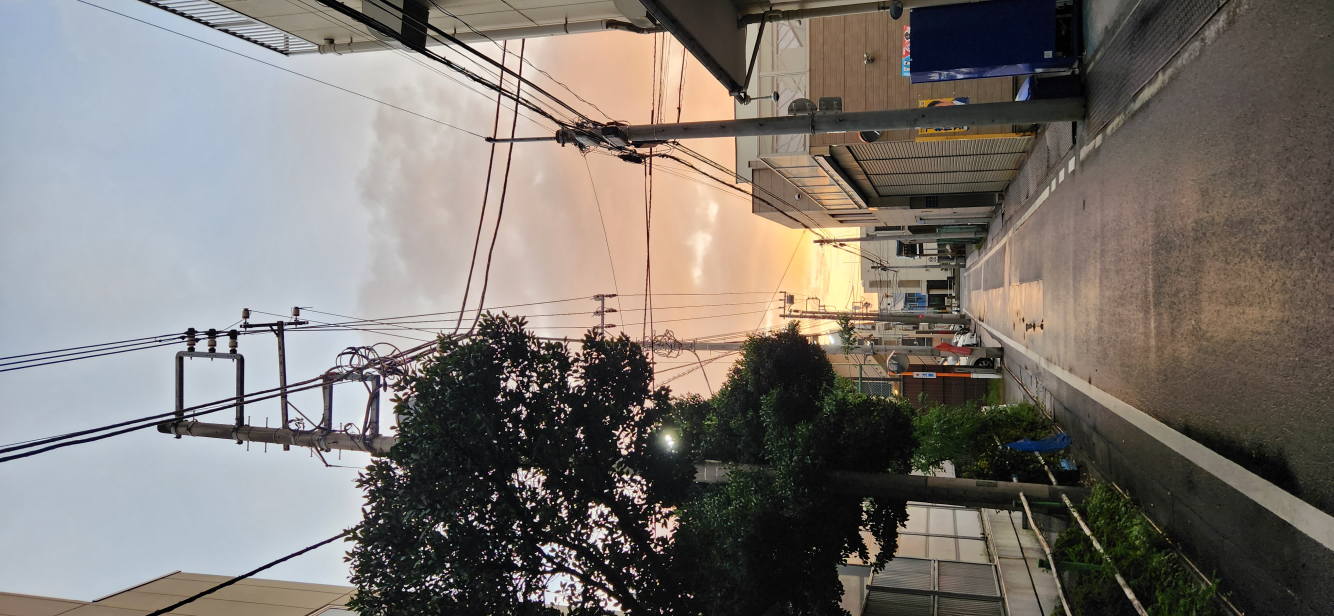
#> input picture 21.사진을그림으로변환하기/사진.jpg, 4000 x 1848 px (shown at 1/3 size)
$ python main21-1.py
#> lines starting #> are read from the running program, lines starting #| are printed output that depends on the picture
import numpy as np
import cv2

ff = np.fromfile(r'/Users/isaemmi/Desktop/pyProject/21.사진을그림으로변환하기/사진.jpg',np.uint8)
img = cv2.imdecode(ff,cv2.IMREAD_UNCHANGED)
#> img is the input picture: shape (1848, 4000, 3); mean B, G, R 112.3, 117.5, 123.1
img = cv2.resize(img, dsize=(0,0), fx=1.0, fy=1.0, interpolation=cv2.INTER_LINEAR)

cartoon_img = cv2.stylization(img, sigma_s=100, sigma_r=0.1)
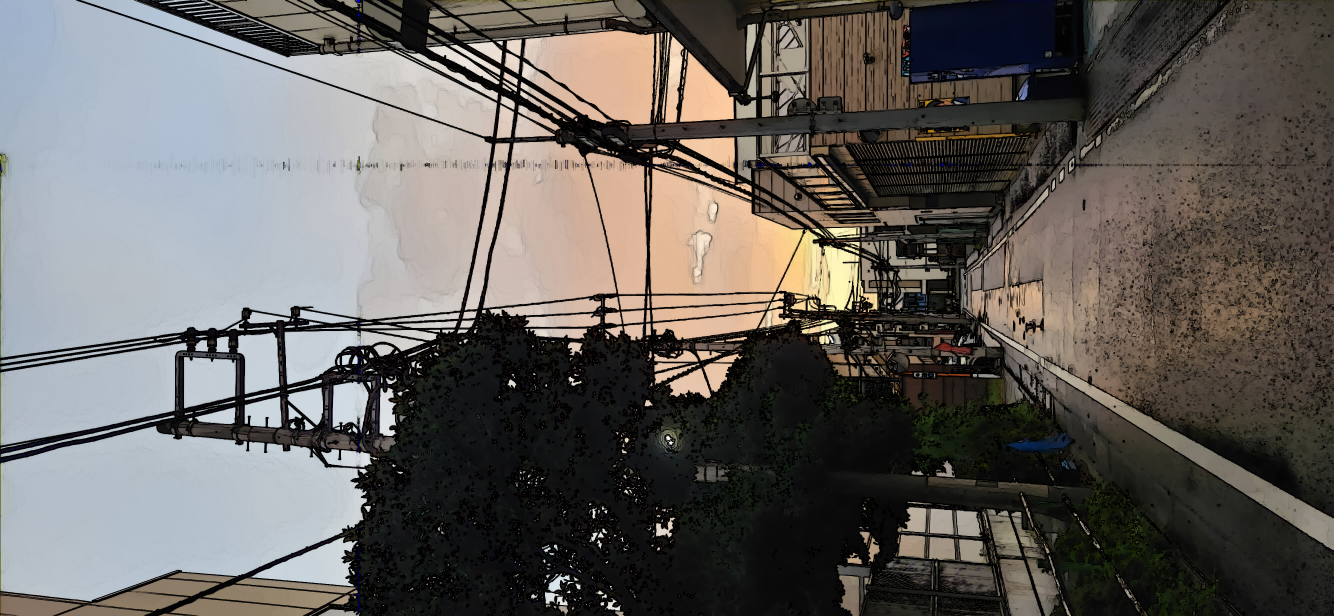
#> cartoon_img: shape (1848, 4000, 3) (shown at 1/3 size); mean B, G, R 94.3, 97.7, 101.2

cv2.imshow('cartoon view', cartoon_img)
cv2.waitKey(0)
cv2.destroyAllWindows()
